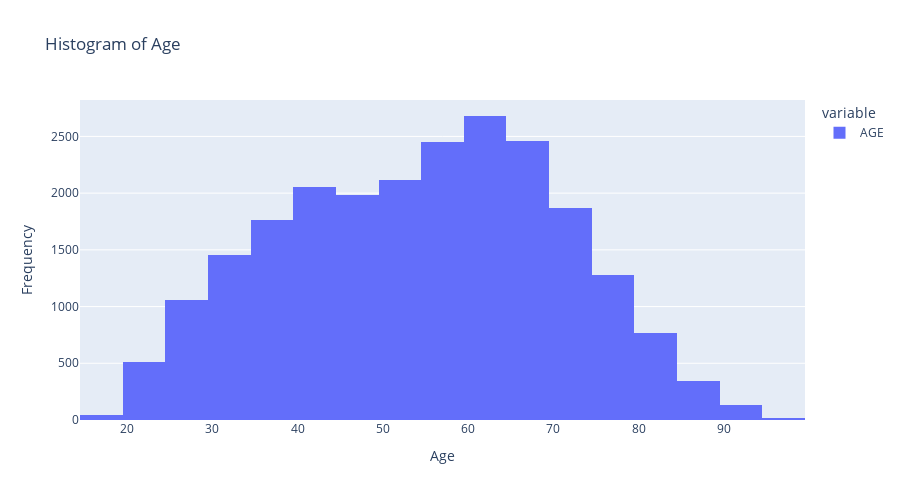

The notebook cell this image was saved under:
### Code cell
# Extract the 'age' column
ages = df_2022['AGE']

# Create an interactive histogram using Plotly
fig = px.histogram(ages, nbins=20, title='Histogram of Age')
fig.update_layout(xaxis_title='Age', yaxis_title='Frequency', height = 500, width = 900)

# Show the plot
fig.show()

### Figure 1 — Plotly figure (JSON) as saved in the notebook; plotly's stock layout.template omitted (floating-point values rounded to 4 significant figures; data arrays with more than 128 entries replaced by an {"elided": "..."} marker saying what was removed)
{"data": [{"alignmentgroup": "True", "bingroup": "x", "hovertemplate": "variable=AGE<br>value=%{x}<br>count=%{y}<extra></extra>", "legendgroup": "AGE", "marker": {"color": "#636efa", "pattern": {"shape": ""}}, "name": "AGE", "nbinsx": 20, "offsetgroup": "AGE", "orientation": "v", "showlegend": true, "type": "histogram", "x": {"elided": "22975 int values"}, "xaxis": "x", "yaxis": "y"}], "layout": {"barmode": "relative", "height": 500, "legend": {"title": {"text": "variable"}, "tracegroupgap": 0}, "title": {"text": "Histogram of Age"}, "width": 900, "xaxis": {"anchor": "y", "domain": [0, 1], "title": {"text": "Age"}}, "yaxis": {"anchor": "x", "domain": [0, 1], "title": {"text": "Frequency"}}}}
